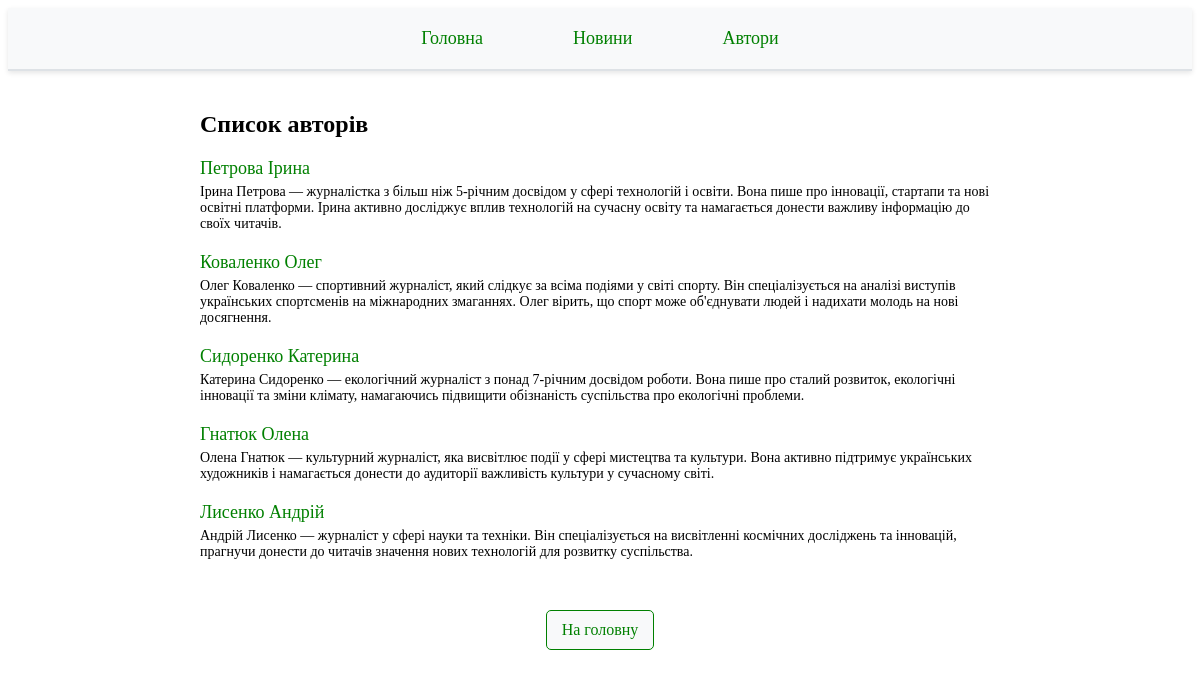
Screenshot of /authors/ with the database file from the repository.
### newss/models.py (models this page shows, shortened)
class Author(models.Model):
    first_name = models.CharField(max_length=100)
    last_name = models.CharField(max_length=100)
    bio = models.TextField()

### newss/views.py (the view)
# urls.py: path('authors/', authors_list, name='authors'),
def authors_list(request):
    authors = Author.objects.all()
    return render(request, 'news/authors.html', {'authors': authors})

### newss/templates/news/authors.html (shortened to what this page needs)
<!DOCTYPE html>
<html lang="en">
<head>
    {% load static %}
    <link rel="stylesheet" type="text/css" href="{% static 'css_styles/author_style.css' %}">
</head>
<body>
    {% include 'news/header.html' %}
    <div class="container">
        {% block content %}
        <h2>Список авторів</h2>
        <ul class="authors-list">
            {% for author in authors %}
            <li class="author-item">
                <a href="{% url 'author_articles' author.id %}">{{ author.first_name }} {{ author.last_name }}</a>
                <p class="author-bio">{{ author.bio }}</p>
            </li>
            {% empty %}
            <li>Немає авторів для відображення.</li>
            {% endfor %}
        </ul>
        <div class="back-link-container">
            <a class="back-link" href="{% url 'home' %}">На головну</a>
        </div>
        {% endblock %}
    </div>
</body>
</html>

### newss/static/css_styles/author_style.css (style rules this page uses)
.container { max-width: 800px; margin: 0 auto; padding: 20px; }
.authors-list { list-style-type: none; padding: 0; }
.author-item { margin-bottom: 20px; }
.author-item a { font-size: 18px; color: #008000; text-decoration: none; }
.author-bio { margin-top: 5px; font-size: 14px; }
.back-link { display: inline-block; margin-top: 20px; text-decoration: none; color: #008000; padding: 10px 15px; background-color: #f8f9fa; border: 1px solid #008000; border-radius: 5px; text-align: center; }
.back-link-container { display: flex; justify-content: center; margin-top: 30px; }

### rows the page displays
Author: first_name "Петрова", last_name "Ірина", bio "Ірина Петрова — журналістка з більш ніж 5-річним досвідом у сфері технологій і освіти. Вона пише про інновації, стартапи та нові освітні платформи. Ірина активно досліджує вплив технологій на сучасну освіту та намагається донести важливу інформацію до своїх читачів."
Author: first_name "Коваленко", last_name "Олег", bio "Олег Коваленко — спортивний журналіст, який слідкує за всіма подіями у світі спорту. Він спеціалізується на аналізі виступів українських спортсменів на міжнародних змаганнях. Олег вірить, що спорт може об'єднувати людей і надихати молодь на нові досягнення."
Author: first_name "Сидоренко", last_name "Катерина", bio "Катерина Сидоренко — екологічний журналіст з понад 7-річним досвідом роботи. Вона пише про сталий розвиток, екологічні інновації та зміни клімату, намагаючись підвищити обізнаність суспільства про екологічні проблеми."
Author: first_name "Гнатюк", last_name "Олена", bio "Олена Гнатюк — культурний журналіст, яка висвітлює події у сфері мистецтва та культури. Вона активно підтримує українських художників і намагається донести до аудиторії важливість культури у сучасному світі."
Author: first_name "Лисенко", last_name "Андрій", bio "Андрій Лисенко — журналіст у сфері науки та техніки. Він спеціалізується на висвітленні космічних досліджень та інновацій, прагнучи донести до читачів значення нових технологій для розвитку суспільства."
